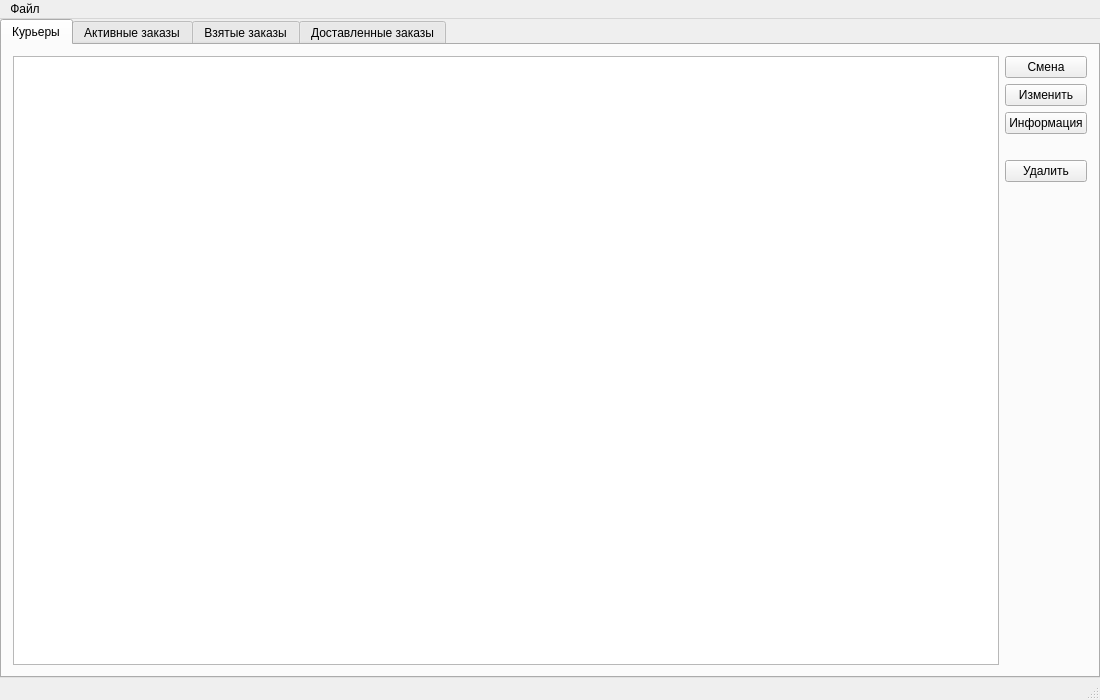
<?xml version="1.0" encoding="UTF-8"?>
<ui version="4.0">
 <class>SushiWokAdminClass</class>
 <widget class="QMainWindow" name="SushiWokAdminClass">
  <property name="geometry">
   <rect>
    <x>0</x>
    <y>0</y>
    <width>1100</width>
    <height>700</height>
   </rect>
  </property>
  <property name="minimumSize">
   <size>
    <width>150</width>
    <height>240</height>
   </size>
  </property>
  <property name="windowTitle">
   <string>Sushi Wok Admin</string>
  </property>
  <property name="toolTip">
   <string/>
  </property>
  <property name="tabShape">
   <enum>QTabWidget::Rounded</enum>
  </property>
  <widget class="QWidget" name="centralWidget">
   <layout class="QHBoxLayout" name="horizontalLayout_5">
    <property name="leftMargin">
     <number>0</number>
    </property>
    <property name="topMargin">
     <number>0</number>
    </property>
    <property name="rightMargin">
     <number>0</number>
    </property>
    <property name="bottomMargin">
     <number>0</number>
    </property>
    <item>
     <widget class="QTabWidget" name="tabWidget">
      <property name="currentIndex">
       <number>0</number>
      </property>
      <widget class="QWidget" name="couriers_tab">
       <attribute name="title">
        <string>Курьеры</string>
       </attribute>
       <layout class="QVBoxLayout" name="verticalLayout_4">
        <item>
         <layout class="QHBoxLayout" name="horizontalLayout">
          <item>
           <widget class="QTableWidget" name="couriers_table"/>
          </item>
          <item>
           <layout class="QVBoxLayout" name="verticalLayout">
            <item>
             <widget class="QPushButton" name="couriers_shift_button">
              <property name="text">
               <string>Смена</string>
              </property>
             </widget>
            </item>
            <item>
             <widget class="QPushButton" name="couriers_edit_button">
              <property name="text">
               <string>Изменить</string>
              </property>
             </widget>
            </item>
            <item>
             <widget class="QPushButton" name="couriers_info_button">
              <property name="text">
               <string>Информация</string>
              </property>
             </widget>
            </item>
            <item>
             <spacer name="verticalSpacer_2">
              <property name="orientation">
               <enum>Qt::Vertical</enum>
              </property>
              <property name="sizeType">
               <enum>QSizePolicy::Preferred</enum>
              </property>
              <property name="sizeHint" stdset="0">
               <size>
                <width>20</width>
                <height>20</height>
               </size>
              </property>
             </spacer>
            </item>
            <item>
             <widget class="QPushButton" name="couriers_delete_button">
              <property name="text">
               <string>Удалить</string>
              </property>
             </widget>
            </item>
            <item>
             <spacer name="verticalSpacer_3">
              <property name="orientation">
               <enum>Qt::Vertical</enum>
              </property>
              <property name="sizeHint" stdset="0">
               <size>
                <width>20</width>
                <height>40</height>
               </size>
              </property>
             </spacer>
            </item>
           </layout>
          </item>
         </layout>
        </item>
       </layout>
      </widget>
      <widget class="QWidget" name="active_orders_tab">
       <attribute name="title">
        <string>Активные заказы</string>
       </attribute>
       <layout class="QVBoxLayout" name="verticalLayout_2">
        <item>
         <layout class="QHBoxLayout" name="horizontalLayout_3">
          <item>
           <widget class="QTableWidget" name="active_orders_table"/>
          </item>
          <item>
           <layout class="QVBoxLayout" name="verticalLayout_6">
            <item>
             <widget class="QPushButton" name="active_orders_add_button">
              <property name="text">
               <string>Добавить</string>
              </property>
             </widget>
            </item>
            <item>
             <widget class="QPushButton" name="active_orders_move_button">
              <property name="text">
               <string>Переместить</string>
              </property>
             </widget>
            </item>
            <item>
             <widget class="QPushButton" name="active_orders_delete_button">
              <property name="text">
               <string>Удалить</string>
              </property>
             </widget>
            </item>
            <item>
             <spacer name="verticalSpacer">
              <property name="orientation">
               <enum>Qt::Vertical</enum>
              </property>
              <property name="sizeHint" stdset="0">
               <size>
                <width>20</width>
                <height>40</height>
               </size>
              </property>
             </spacer>
            </item>
           </layout>
          </item>
         </layout>
        </item>
       </layout>
      </widget>
      <widget class="QWidget" name="taken_orders_tab">
       <attribute name="title">
        <string>Взятые заказы</string>
       </attribute>
       <layout class="QVBoxLayout" name="verticalLayout_8">
        <item>
         <layout class="QHBoxLayout" name="horizontalLayout_4">
          <item>
           <widget class="QTableWidget" name="taken_orders_table"/>
          </item>
          <item>
           <layout class="QVBoxLayout" name="verticalLayout_5">
            <item>
             <widget class="QPushButton" name="taken_orders_move_button">
              <property name="text">
               <string>Переместить</string>
              </property>
             </widget>
            </item>
            <item>
             <widget class="QPushButton" name="taken_orders_delete_button">
              <property name="text">
               <string>Удалить</string>
              </property>
             </widget>
            </item>
            <item>
             <spacer name="verticalSpacer_4">
              <property name="orientation">
               <enum>Qt::Vertical</enum>
              </property>
              <property name="sizeHint" stdset="0">
               <size>
                <width>20</width>
                <height>40</height>
               </size>
              </property>
             </spacer>
            </item>
           </layout>
          </item>
         </layout>
        </item>
       </layout>
      </widget>
      <widget class="QWidget" name="delivered_orders_tab">
       <attribute name="title">
        <string>Доставленные заказы</string>
       </attribute>
       <layout class="QVBoxLayout" name="verticalLayout_7">
        <item>
         <layout class="QHBoxLayout" name="horizontalLayout_2">
          <item>
           <widget class="QTableWidget" name="delivered_orders_table"/>
          </item>
          <item>
           <layout class="QVBoxLayout" name="verticalLayout_9">
            <item>
             <widget class="QPushButton" name="delivered_orders_move_button">
              <property name="text">
               <string>Переместить</string>
              </property>
             </widget>
            </item>
            <item>
             <widget class="QPushButton" name="delivered_orders_delete_button">
              <property name="text">
               <string>Удалить</string>
              </property>
             </widget>
            </item>
            <item>
             <spacer name="verticalSpacer_5">
              <property name="orientation">
               <enum>Qt::Vertical</enum>
              </property>
              <property name="sizeHint" stdset="0">
               <size>
                <width>20</width>
                <height>40</height>
               </size>
              </property>
             </spacer>
            </item>
           </layout>
          </item>
         </layout>
        </item>
       </layout>
      </widget>
     </widget>
    </item>
   </layout>
  </widget>
  <widget class="QMenuBar" name="menuBar">
   <property name="geometry">
    <rect>
     <x>0</x>
     <y>0</y>
     <width>1100</width>
     <height>21</height>
    </rect>
   </property>
   <widget class="QMenu" name="menuFile">
    <property name="title">
     <string>Файл</string>
    </property>
   </widget>
   <addaction name="menuFile"/>
  </widget>
  <widget class="QStatusBar" name="statusBar"/>
 </widget>
 <layoutdefault spacing="6" margin="11"/>
 <resources>
  <include location="SushiWokAdmin.qrc"/>
 </resources>
 <connections/>
</ui>
